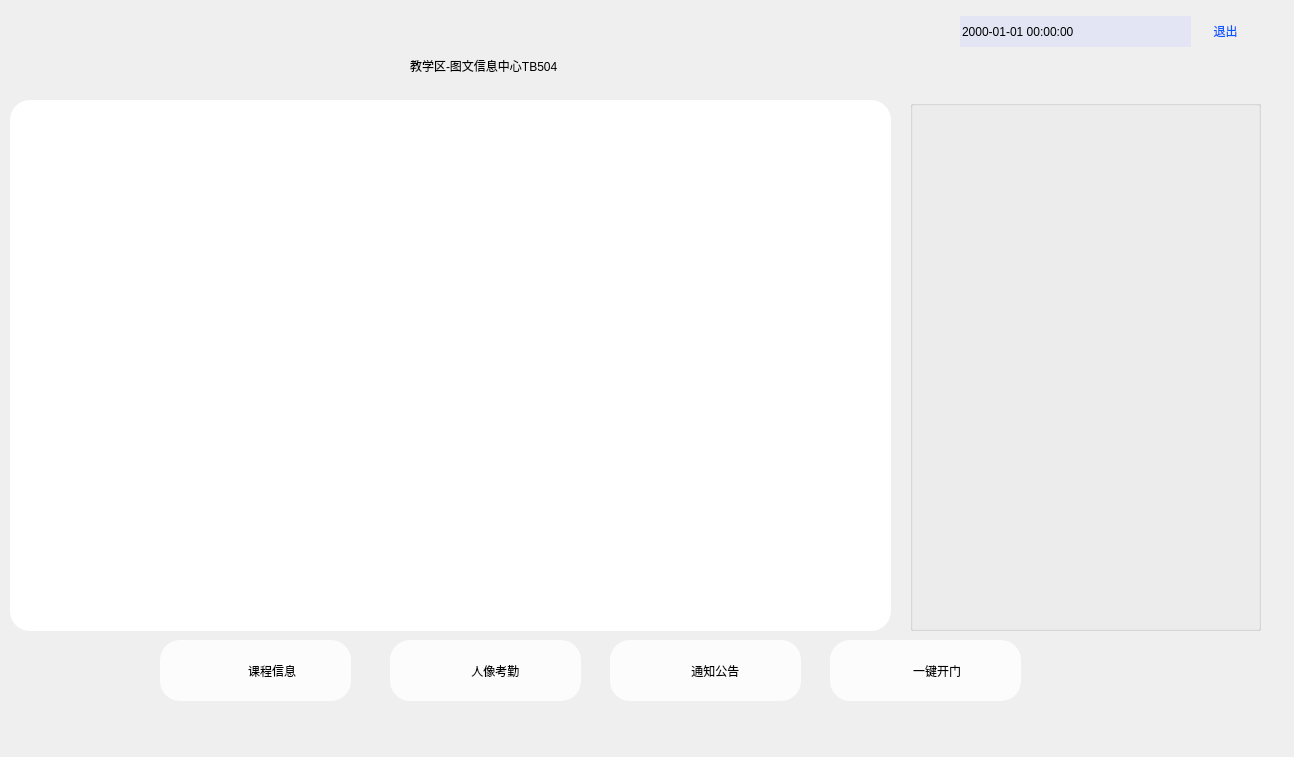
<?xml version="1.0" encoding="UTF-8"?>
<ui version="4.0">
 <class>window_inform</class>
 <widget class="QMainWindow" name="window_inform">
  <property name="geometry">
   <rect>
    <x>0</x>
    <y>0</y>
    <width>1294</width>
    <height>757</height>
   </rect>
  </property>
  <property name="windowTitle">
   <string>window_inform</string>
  </property>
  <widget class="QWidget" name="centralwidget">
   <property name="styleSheet">
    <string notr="true"/>
   </property>
   <widget class="QLabel" name="label_background">
    <property name="enabled">
     <bool>true</bool>
    </property>
    <property name="geometry">
     <rect>
      <x>0</x>
      <y>0</y>
      <width>1280</width>
      <height>720</height>
     </rect>
    </property>
    <property name="styleSheet">
     <string notr="true">QLabel {
background-image: url('resource/background2.jpg');
border-radius: 15px;
}</string>
    </property>
    <property name="text">
     <string/>
    </property>
    <property name="scaledContents">
     <bool>false</bool>
    </property>
   </widget>
   <widget class="QLabel" name="label_logo">
    <property name="geometry">
     <rect>
      <x>0</x>
      <y>10</y>
      <width>191</width>
      <height>41</height>
     </rect>
    </property>
    <property name="styleSheet">
     <string notr="true">
border-radius:15px;</string>
    </property>
    <property name="text">
     <string/>
    </property>
    <property name="pixmap">
     <pixmap>resource/logo2.png</pixmap>
    </property>
    <property name="scaledContents">
     <bool>true</bool>
    </property>
   </widget>
   <widget class="QPushButton" name="BT_exit">
    <property name="geometry">
     <rect>
      <x>1200</x>
      <y>10</y>
      <width>51</width>
      <height>41</height>
     </rect>
    </property>
    <property name="styleSheet">
     <string notr="true">QPushButton{
border-radius:20px;
font: 16pt &quot;楷体&quot; blod;
color: rgb(0, 90, 255);
}

</string>
    </property>
    <property name="text">
     <string>退出</string>
    </property>
   </widget>
   <widget class="QGroupBox" name="groupBox_1">
    <property name="geometry">
     <rect>
      <x>10</x>
      <y>100</y>
      <width>881</width>
      <height>531</height>
     </rect>
    </property>
    <property name="styleSheet">
     <string notr="true">QGroupBox{
border-radius:20px;
background-color: rgb(255, 255, 255);
}</string>
    </property>
    <property name="title">
     <string/>
    </property>
    <widget class="QTableWidget" name="tableWidget">
     <property name="geometry">
      <rect>
       <x>20</x>
       <y>20</y>
       <width>831</width>
       <height>492</height>
      </rect>
     </property>
     <property name="styleSheet">
      <string notr="true">border-radius:20px;
font: 75 14pt &quot;微软雅黑&quot;;</string>
     </property>
     <property name="editTriggers">
      <set>QAbstractItemView::NoEditTriggers</set>
     </property>
     <property name="showGrid">
      <bool>false</bool>
     </property>
     <property name="columnCount">
      <number>2</number>
     </property>
     <attribute name="horizontalHeaderVisible">
      <bool>false</bool>
     </attribute>
     <attribute name="horizontalHeaderDefaultSectionSize">
      <number>300</number>
     </attribute>
     <attribute name="verticalHeaderVisible">
      <bool>false</bool>
     </attribute>
     <attribute name="verticalHeaderDefaultSectionSize">
      <number>50</number>
     </attribute>
     <column/>
     <column/>
    </widget>
    <widget class="QTextBrowser" name="textBrowser">
     <property name="geometry">
      <rect>
       <x>10</x>
       <y>10</y>
       <width>861</width>
       <height>511</height>
      </rect>
     </property>
     <property name="styleSheet">
      <string notr="true">QTextBrowser{
border-radius:20px;
background-color: rgb(255, 255, 255);
font: 75 18pt &quot;微软雅黑&quot;;
}</string>
     </property>
     <property name="verticalScrollBarPolicy">
      <enum>Qt::ScrollBarAlwaysOff</enum>
     </property>
     <property name="html">
      <string>&lt;!DOCTYPE HTML PUBLIC &quot;-//W3C//DTD HTML 4.0//EN&quot; &quot;http://www.w3.org/TR/REC-html40/strict.dtd&quot;&gt;
&lt;html&gt;&lt;head&gt;&lt;meta name=&quot;qrichtext&quot; content=&quot;1&quot; /&gt;&lt;style type=&quot;text/css&quot;&gt;
p, li { white-space: pre-wrap; }
&lt;/style&gt;&lt;/head&gt;&lt;body style=&quot; font-family:'微软雅黑'; font-size:18pt; font-weight:72; font-style:normal;&quot;&gt;
&lt;p style=&quot;-qt-paragraph-type:empty; margin-top:0px; margin-bottom:0px; margin-left:0px; margin-right:0px; -qt-block-indent:0; text-indent:0px;&quot;&gt;&lt;br /&gt;&lt;/p&gt;&lt;/body&gt;&lt;/html&gt;</string>
     </property>
    </widget>
    <widget class="QPushButton" name="BT_close">
     <property name="geometry">
      <rect>
       <x>830</x>
       <y>10</y>
       <width>41</width>
       <height>41</height>
      </rect>
     </property>
     <property name="styleSheet">
      <string notr="true">QPushButton{
border-radius:20px;
border-image: url('resource/close.png');
background-color: rgba(0, 0, 0,0);
color: rgba(0, 90, 255,0.5);
}
QPushButton:hover{background:rgba(0,255,255,0.1);}

</string>
     </property>
     <property name="text">
      <string/>
     </property>
     <property name="iconSize">
      <size>
       <width>51</width>
       <height>41</height>
      </size>
     </property>
    </widget>
   </widget>
   <widget class="QGroupBox" name="groupBox_2">
    <property name="geometry">
     <rect>
      <x>910</x>
      <y>100</y>
      <width>351</width>
      <height>531</height>
     </rect>
    </property>
    <property name="title">
     <string/>
    </property>
    <widget class="QLabel" name="label_background2">
     <property name="geometry">
      <rect>
       <x>0</x>
       <y>0</y>
       <width>351</width>
       <height>531</height>
      </rect>
     </property>
     <property name="styleSheet">
      <string notr="true">QLabel {
background-image: url('resource/background.png');
border-radius: 15px;
}</string>
     </property>
     <property name="text">
      <string/>
     </property>
     <property name="scaledContents">
      <bool>false</bool>
     </property>
    </widget>
   </widget>
   <widget class="QLabel" name="label_info">
    <property name="geometry">
     <rect>
      <x>410</x>
      <y>40</y>
      <width>481</width>
      <height>51</height>
     </rect>
    </property>
    <property name="styleSheet">
     <string notr="true">
font: 75 24pt &quot;微软雅黑&quot;;</string>
    </property>
    <property name="text">
     <string>教学区-图文信息中心TB504</string>
    </property>
   </widget>
   <widget class="QDateTimeEdit" name="dateTimeEdit">
    <property name="geometry">
     <rect>
      <x>960</x>
      <y>16</y>
      <width>231</width>
      <height>31</height>
     </rect>
    </property>
    <property name="styleSheet">
     <string notr="true">border-radius:20px;
font: 16pt &quot;幼圆&quot; blod;
background-color: rgb(227, 229, 244);
</string>
    </property>
    <property name="wrapping">
     <bool>false</bool>
    </property>
    <property name="frame">
     <bool>false</bool>
    </property>
    <property name="readOnly">
     <bool>true</bool>
    </property>
    <property name="buttonSymbols">
     <enum>QAbstractSpinBox::NoButtons</enum>
    </property>
    <property name="keyboardTracking">
     <bool>false</bool>
    </property>
    <property name="displayFormat">
     <string>yyyy-MM-dd HH:mm:ss</string>
    </property>
   </widget>
   <widget class="QPushButton" name="BT_1">
    <property name="geometry">
     <rect>
      <x>160</x>
      <y>640</y>
      <width>191</width>
      <height>61</height>
     </rect>
    </property>
    <property name="toolTip">
     <string>&lt;html&gt;&lt;head/&gt;&lt;body&gt;&lt;p&gt;&lt;br/&gt;&lt;/p&gt;&lt;/body&gt;&lt;/html&gt;</string>
    </property>
    <property name="styleSheet">
     <string notr="true">QPushButton {
image: url('resource/classinfor.png');
background-color: rgba(255, 255, 255, 0.8);
border-radius: 20px;
font: 75 16pt &quot;微软雅黑&quot;;
}

QPushButton:hover{background:rgba(255,255,255,1.0);}</string>
    </property>
    <property name="text">
     <string>          课程信息</string>
    </property>
   </widget>
   <widget class="QPushButton" name="BT_2">
    <property name="geometry">
     <rect>
      <x>390</x>
      <y>640</y>
      <width>191</width>
      <height>61</height>
     </rect>
    </property>
    <property name="styleSheet">
     <string notr="true">QPushButton {
image: url('resource/check.png');
background-color: rgba(255, 255, 255, 0.8);
border-radius: 20px;
font: 75 16pt &quot;微软雅黑&quot;;
}

QPushButton:hover{background:rgba(255,255,255,1.0);}</string>
    </property>
    <property name="text">
     <string>      人像考勤</string>
    </property>
   </widget>
   <widget class="QPushButton" name="BT_3">
    <property name="geometry">
     <rect>
      <x>610</x>
      <y>640</y>
      <width>191</width>
      <height>61</height>
     </rect>
    </property>
    <property name="styleSheet">
     <string notr="true">QPushButton {
image: url('resource/notice.png');
background-color: rgba(255, 255, 255, 0.8);
border-radius: 20px;
font: 75 16pt &quot;微软雅黑&quot;;
}

QPushButton:hover{background:rgba(255,255,255,1.0);}</string>
    </property>
    <property name="text">
     <string>      通知公告</string>
    </property>
   </widget>
   <widget class="QPushButton" name="BT_4">
    <property name="geometry">
     <rect>
      <x>830</x>
      <y>640</y>
      <width>191</width>
      <height>61</height>
     </rect>
    </property>
    <property name="styleSheet">
     <string notr="true">QPushButton {
image: url('resource/opendoor.png');
background-color: rgba(255, 255, 255, 0.8);
border-radius: 20px;
font: 75 16pt &quot;微软雅黑&quot;;
}

QPushButton:hover{background:rgba(255,255,255,1.0);}</string>
    </property>
    <property name="text">
     <string>       一键开门</string>
    </property>
   </widget>
   <zorder>label_background</zorder>
   <zorder>label_logo</zorder>
   <zorder>BT_exit</zorder>
   <zorder>groupBox_1</zorder>
   <zorder>label_info</zorder>
   <zorder>dateTimeEdit</zorder>
   <zorder>groupBox_2</zorder>
   <zorder>BT_1</zorder>
   <zorder>BT_2</zorder>
   <zorder>BT_3</zorder>
   <zorder>BT_4</zorder>
  </widget>
 </widget>
 <resources/>
 <connections/>
</ui>
